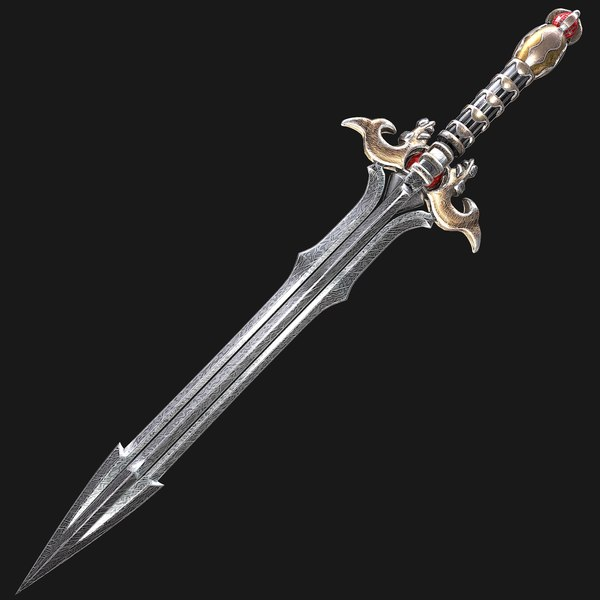
#> input picture python_lab_IndividZad_1/claymor_1.jpg, 600 x 600 px
$ python Sharra.py   (older library calls are emulated)
#> lines starting #> are read from the running program, lines starting #| are printed output that depends on the picture; after the words box and inside, x2 and y2 are one past the last pixel; in counts of white or black regions, pixels touching at a corner belong together
#> further down, image is the input picture: shape (600, 600, 3); mean B, G, R 36.5, 36.6, 37.1
import cv2
import numpy as np

def canny(image, threshold1, threshold2):
# Преобразование в оттенки серого
#> called with threshold1 = 100, threshold2 = 200
 gray_image = cv2.cvtColor(image, cv2.COLOR_BGR2GRAY)
# Фильтрация с помощью Гаусса
 blurred_image = cv2.GaussianBlur(gray_image, (5, 5), 0)
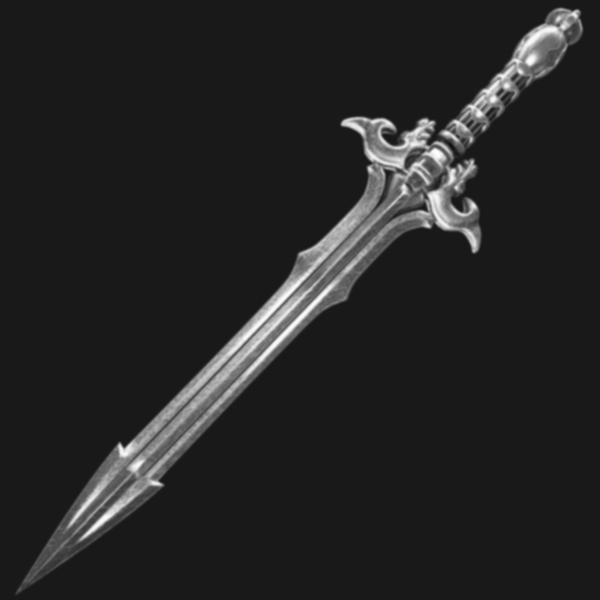
#> blurred_image: shape (600, 600); min 15, max 253, mean 36.8

# Вычисление градиентов в каждом направлении
 gradient_x = cv2.Scharr(blurred_image, cv2.CV_64F, 1, 0)
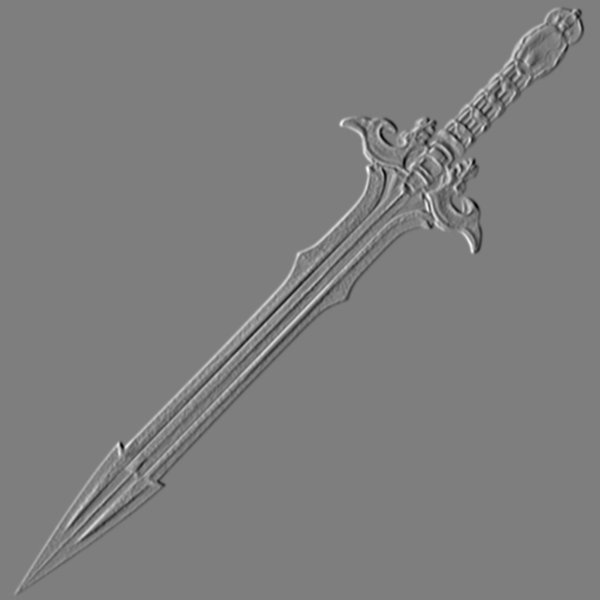
#> gradient_x: shape (600, 600) float64; min -1967, max 2002, mean 0; drawn with min black and max white
 gradient_y = cv2.Scharr(blurred_image, cv2.CV_64F, 0, 1)
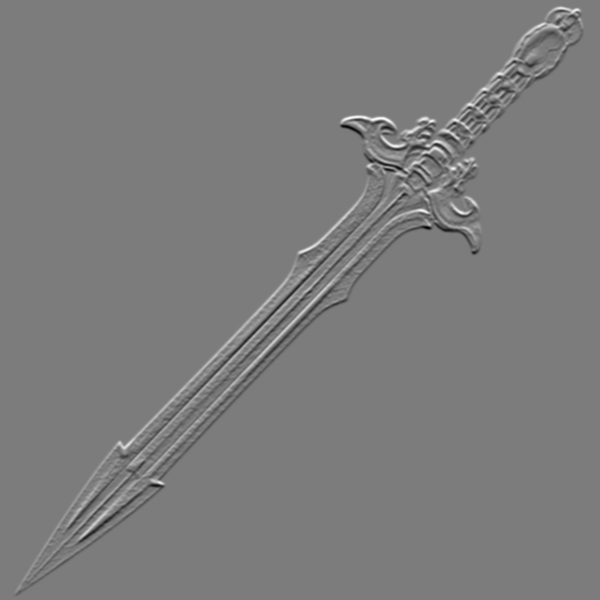
#> gradient_y: shape (600, 600) float64; min -2050, max 2158, mean 0; drawn with min black and max white

# Вычисление модуля и направления градиента
 gradient_magnitude = np.sqrt(np.power(gradient_x, 2) + np.power(gradient_y, 2))
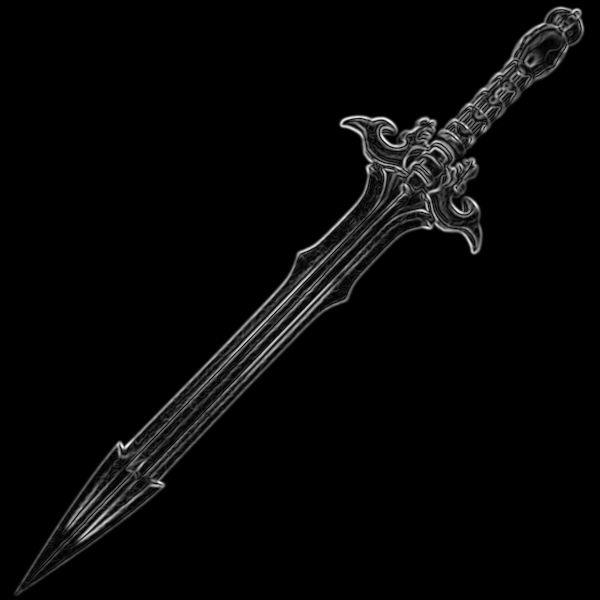
#> gradient_magnitude: shape (600, 600) float64; min 0, max 2353.9, mean 65.2; drawn with min black and max white
 gradient_angle = np.arctan2(gradient_y, gradient_x) * 180 / np.pi
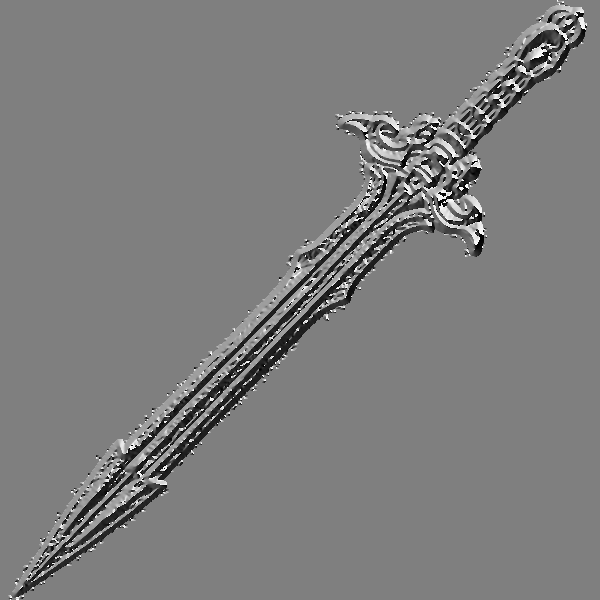
#> gradient_angle: shape (600, 600) float64; min -180, max 180, mean -2.9; drawn with min black and max white

# Нормализация градиентов
 gradient_magnitude = cv2.normalize(gradient_magnitude, None, 0, 255, cv2.NORM_MINMAX)
 gradient_magnitude = gradient_magnitude.astype(np.uint8)

# Применение пороговой операции
 edges = np.zeros_like(gradient_magnitude)
 edges[(gradient_magnitude >= threshold1) & (gradient_magnitude <= threshold2)] = 255

# Удаление небольших кусочков и замыкание дырок
 edges = cv2.dilate(edges, np.ones((5, 5), np.uint8))
 edges = cv2.erode(edges, np.ones((5, 5), np.uint8))

 return edges

#Загрузка изображения
image = cv2.imread('claymor_1.jpg')

#Вызов функции canny
edges = canny(image, 100, 200)
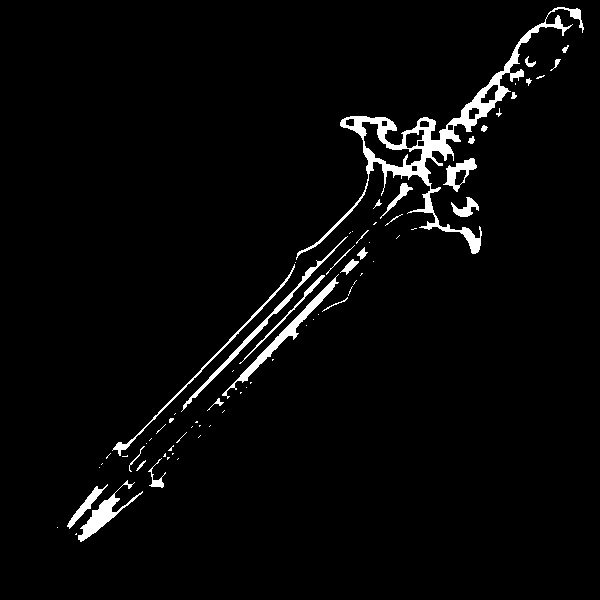
#> edges: shape (600, 600); 3.2% white; 73 white regions (45 under 20 px), largest, box (x1, y1, x2, y2) and area: (296, 7, 584, 260) 5552, (222, 274, 339, 399) 1137, (181, 236, 348, 412) 888
cv2.imshow("Canny", edges)
cv2.waitKey(0)
cv2.destroyAllWindows()
